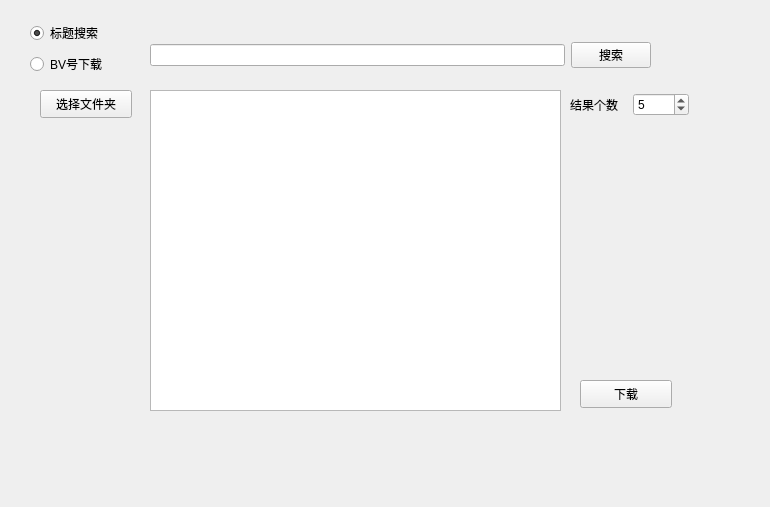
<?xml version="1.0" encoding="UTF-8"?>
<ui version="4.0">
 <class>ExploreWidget</class>
 <widget class="QWidget" name="ExploreWidget">
  <property name="geometry">
   <rect>
    <x>0</x>
    <y>0</y>
    <width>770</width>
    <height>507</height>
   </rect>
  </property>
  <property name="windowTitle">
   <string>Form</string>
  </property>
  <widget class="QWidget" name="layoutWidget">
   <property name="geometry">
    <rect>
     <x>30</x>
     <y>20</y>
     <width>113</width>
     <height>59</height>
    </rect>
   </property>
   <layout class="QVBoxLayout" name="verticalLayout">
    <item>
     <widget class="QRadioButton" name="titleRadio">
      <property name="text">
       <string>标题搜索</string>
      </property>
      <property name="checked">
       <bool>true</bool>
      </property>
     </widget>
    </item>
    <item>
     <widget class="QRadioButton" name="bvRadio">
      <property name="enabled">
       <bool>true</bool>
      </property>
      <property name="acceptDrops">
       <bool>false</bool>
      </property>
      <property name="text">
       <string>BV号下载</string>
      </property>
      <property name="checked">
       <bool>false</bool>
      </property>
      <property name="autoRepeat">
       <bool>false</bool>
      </property>
      <property name="autoExclusive">
       <bool>true</bool>
      </property>
     </widget>
    </item>
   </layout>
  </widget>
  <widget class="QWidget" name="layoutWidget">
   <property name="geometry">
    <rect>
     <x>150</x>
     <y>40</y>
     <width>501</width>
     <height>30</height>
    </rect>
   </property>
   <layout class="QHBoxLayout" name="horizontalLayout">
    <item>
     <widget class="QLineEdit" name="searchContent"/>
    </item>
    <item>
     <widget class="QPushButton" name="searchBtn">
      <property name="text">
       <string>搜索</string>
      </property>
     </widget>
    </item>
   </layout>
  </widget>
  <widget class="QPushButton" name="selectDirBtn">
   <property name="enabled">
    <bool>true</bool>
   </property>
   <property name="geometry">
    <rect>
     <x>40</x>
     <y>90</y>
     <width>92</width>
     <height>28</height>
    </rect>
   </property>
   <property name="text">
    <string>选择文件夹</string>
   </property>
   <property name="autoDefault">
    <bool>false</bool>
   </property>
   <property name="default">
    <bool>false</bool>
   </property>
   <property name="flat">
    <bool>false</bool>
   </property>
  </widget>
  <widget class="QPushButton" name="downloadBtn">
   <property name="geometry">
    <rect>
     <x>580</x>
     <y>380</y>
     <width>92</width>
     <height>28</height>
    </rect>
   </property>
   <property name="text">
    <string>下载</string>
   </property>
  </widget>
  <widget class="QListWidget" name="titleWidget">
   <property name="geometry">
    <rect>
     <x>150</x>
     <y>90</y>
     <width>411</width>
     <height>321</height>
    </rect>
   </property>
  </widget>
  <widget class="QWidget" name="">
   <property name="geometry">
    <rect>
     <x>570</x>
     <y>90</y>
     <width>119</width>
     <height>30</height>
    </rect>
   </property>
   <layout class="QHBoxLayout" name="horizontalLayout_2">
    <item>
     <widget class="QLabel" name="label">
      <property name="text">
       <string>结果个数</string>
      </property>
     </widget>
    </item>
    <item>
     <widget class="QSpinBox" name="numSpin">
      <property name="minimum">
       <number>1</number>
      </property>
      <property name="maximum">
       <number>35</number>
      </property>
      <property name="value">
       <number>5</number>
      </property>
     </widget>
    </item>
   </layout>
  </widget>
 </widget>
 <resources/>
 <connections/>
</ui>
